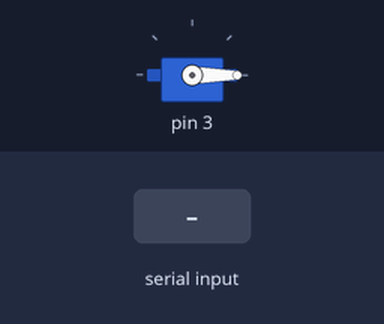
A sketch run on a simulated Arduino Uno, built with avr-gcc and run on an emulated ATmega328P. Parts: servo. The inputs (shaded band) are chosen by the test bench. What the sketch prints to the serial monitor is not drawn.

Above: at 1.2 s.
1.3 s: "open\n" received over Serial
At 4.1 s:
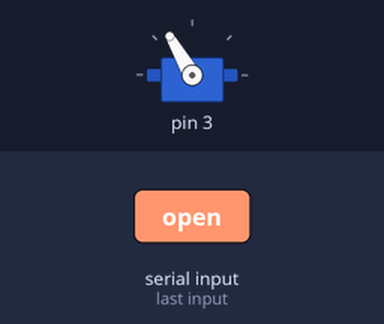
4.3 s: "close\n" received over Serial
At 7.2 s:
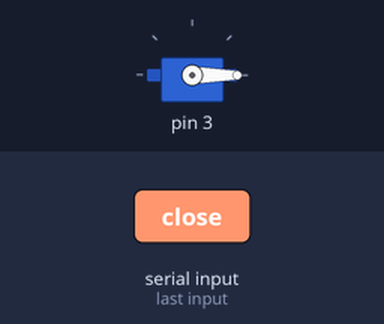
7.3 s: "1\n" received over Serial
Timing chart, 0 to 10.3 s (numbered marks = the images above; inputs shaded):
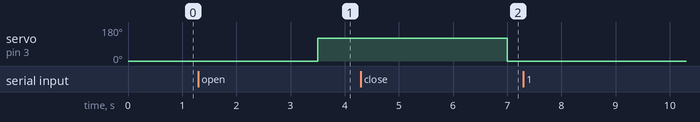

The sketch:

parking_gate_edit.ino
```cpp
/*
 * 프로젝트명: 주차 관제 시스템
 * 작성자: 홍명진
 * 작성일: 2025-10-29
 * 설명: 본 프로젝트는 주차 관제 시스템으로 시리얼 통신을 이용해서 차단기를 제어하고(open, close)
   Flask 웹서버와 연동하여 gui에서도 서보모터를 제어할 수 있게 구현하였습니다.
 * 하드웨어: Arduino Uno, 서보 모터
 */

#include "ParkingGate.h"
#define SERVO 3

ParkingGate gate(SERVO);

void setup() {
    Serial.begin(9600);
    gate.begin();
}

void loop() {
    gate.update();
}
```

ParkingGate.cpp
```cpp
#include "ParkingGate.h"

ParkingGate::ParkingGate(uint8_t servoPin)
    : SERVO_PIN(servoPin), state(0) {
}

void ParkingGate::begin() {
    gateServo.attach(SERVO_PIN);
    gateServo.write(0);  // 초기 서보모터 값 : 0
    command = "";   // 초기값은 공백으로 설정
}

void ParkingGate::update() {
    // 시리얼 통신 기능
    if (Serial.available()) {
        char c = Serial.read();

        if (c == '\n' || c == '\r') {
            command.trim(); // 문자열 좌우 공백 제거
            if (command.length() > 0) {
                Serial.println("받은 데이터 : " + command);

                if (command == "open") {
                    gateServo.write(120);
                    Serial.println("게이트 열림");
                    state = 1;
                }
                else if (command == "close") {
                    gateServo.write(0);
                    Serial.println("게이트 닫힘");
                    state = 0;
                }
            }
            command = "";
        } else {
            command += c;
        }
    }

    delay(500);
}

void ParkingGate::openGate() {
    gateServo.write(120);
    state = 1;  // 서보모터 상태 1 = 문 열림
}

void ParkingGate::closeGate() {
    gateServo.write(0);
    state = 0;  // 서보모터 상태 0 = 문 닫힘
}
```

ParkingGate.h
```cpp
#ifndef PARKING_GATE_H
#define PARKING_GATE_H

#include <Servo.h>
#include <Arduino.h>

class ParkingGate {
public:
    ParkingGate(uint8_t servoPin);
    void begin();
    void update();

private:
    void openGate();
    void closeGate();

    Servo gateServo;
    uint8_t SERVO_PIN;
    int state;  // 0 = closed, 1 = open
    String command;
};

#endif
```

main.cpp
```cpp
// 실행 파일, 소스파일 모음 폴더
```

Measured:
- after the input at 1.3 s, servo on pin 3: 0° → 120° after 2.2 s
- after the input at 4.3 s, servo on pin 3: 120° → 0° after 2.7 s
- after the input at 7.3 s, every drawn part: stays the same
